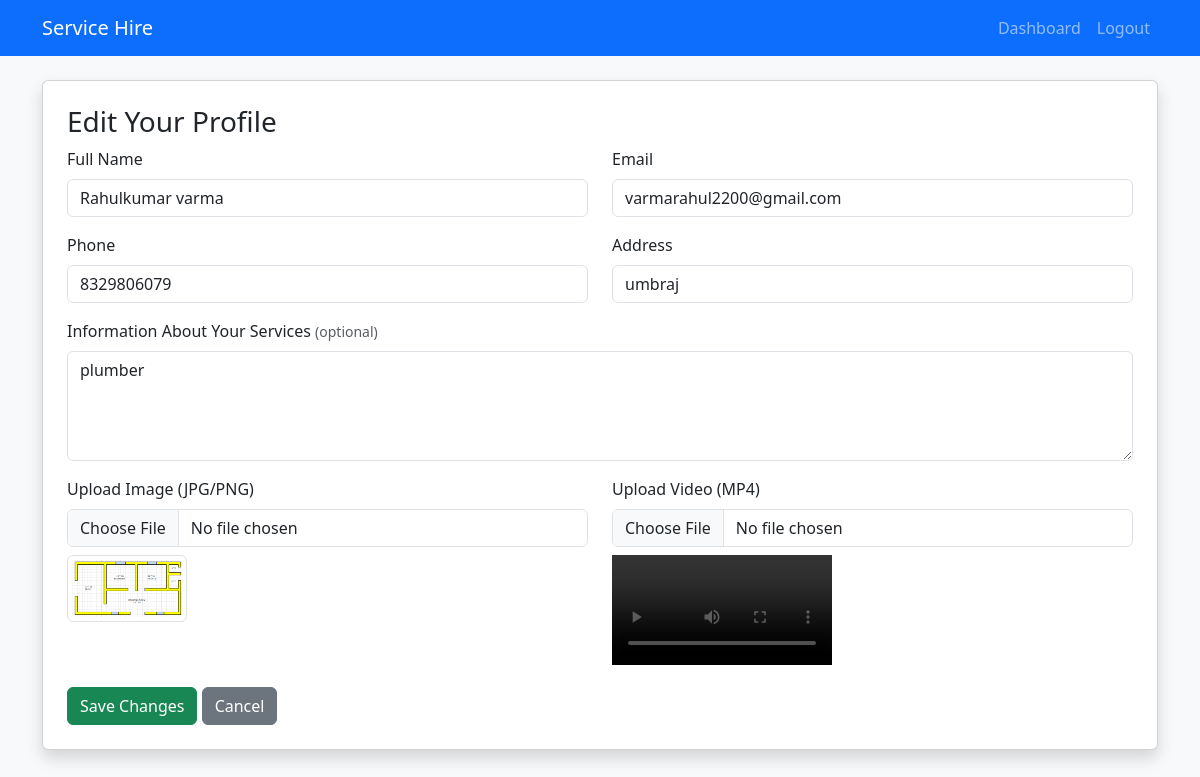
/provider/edit-profile (signed in), run on the app's committed database.
### app/models.py (models this page shows, shortened)
class ProviderProfile(db.Model):
    id = db.Column(db.Integer, primary_key=True)
    user_id = db.Column(db.Integer, db.ForeignKey('user.id'))
    full_name = db.Column(db.String(100))
    email = db.Column(db.String(100))
    phone = db.Column(db.String(20))
    address = db.Column(db.Text)
    service_info = db.Column(db.Text)
    image_path = db.Column(db.String(150))
    video_path = db.Column(db.String(150))
    updated_at = db.Column(db.DateTime, default=datetime.utcnow, onupdate=datetime.utcnow)

### app/routes/provider_routes.py (the view, shortened to what this page needs)
@provider.route('/edit-profile', methods=['GET', 'POST'])
@login_required
def edit_profile():
    if current_user.role != 'provider':
        return "Unauthorized", 403
    profile = current_user.profile or ProviderProfile(user_id=current_user.id)
    return render_template('provider/edit_profile.html', profile=profile)

### app/__init__.py (called while the page is built)
@login_manager.user_loader
def load_user(user_id):
    return User.query.get(int(user_id))

### app/templates/provider/edit_profile.html (shortened to what this page needs)
{% extends 'base.html' %}
{% block content %}
<div class="card shadow p-4">
  <h3>Edit Your Profile</h3>
  <form method="POST" enctype="multipart/form-data">
    <div class="row">
      <div class="col-md-6 mb-3">
        <label class="form-label">Full Name</label>
        <input type="text" name="full_name" class="form-control" value="{{ profile.full_name or '' }}" required>
      </div>
      <div class="col-md-6 mb-3">
        <label class="form-label">Email</label>
        <input type="email" name="email" class="form-control" value="{{ profile.email or '' }}" required>
      </div>
      <div class="col-md-6 mb-3">
        <label class="form-label">Phone</label>
        <input type="text" name="phone" class="form-control" value="{{ profile.phone or '' }}" required>
      </div>
      <div class="col-md-6 mb-3">
        <label class="form-label">Address</label>
        <input type="text" name="address" class="form-control" value="{{ profile.address or '' }}" required>
      </div>
      <div class="col-md-12 mb-3">
        <label class="form-label">Information About Your Services <small class="text-muted">(optional)</small></label>
        <textarea name="service_info" class="form-control" rows="4">{{ profile.service_info or '' }}</textarea>
      </div>
      <div class="col-md-6 mb-3">
        <label class="form-label">Upload Image (JPG/PNG)</label>
        <input type="file" name="image" class="form-control" accept="image/*">
        {% if profile.image_path %}
        <div class="mt-2">
          <img src="{{ url_for('static', filename='uploads/' ~ profile.image_path) }}" width="120" class="img-thumbnail">
        </div>
        {% endif %}
      </div>
      <div class="col-md-6 mb-3">
        <label class="form-label">Upload Video (MP4)</label>
        <input type="file" name="video" class="form-control" accept="video/*">
        {% if profile.video_path %}
        <div class="mt-2">
          <video width="220" controls>
            <source src="{{ url_for('static', filename='uploads/' ~ profile.video_path) }}" type="video/mp4">
          </video>
        </div>
        {% endif %}
      </div>
    </div>
    <button type="submit" class="btn btn-success">Save Changes</button>
    <a href="{{ url_for('provider.dashboard') }}" class="btn btn-secondary">Cancel</a>
  </form>
</div>
{% endblock %}

### app/static/css/styles.css (style rules this page uses)
body { background: #f8f9fa; }
.card { box-shadow: 0 2px 8px rgba(0,0,0,0.1); }

### data on the page
ProviderProfile: full_name "Rahulkumar varma", email "varmarahul2200@gmail.com", phone "8329806079", address "umbraj", service_info "plumber", image_path (picture)
